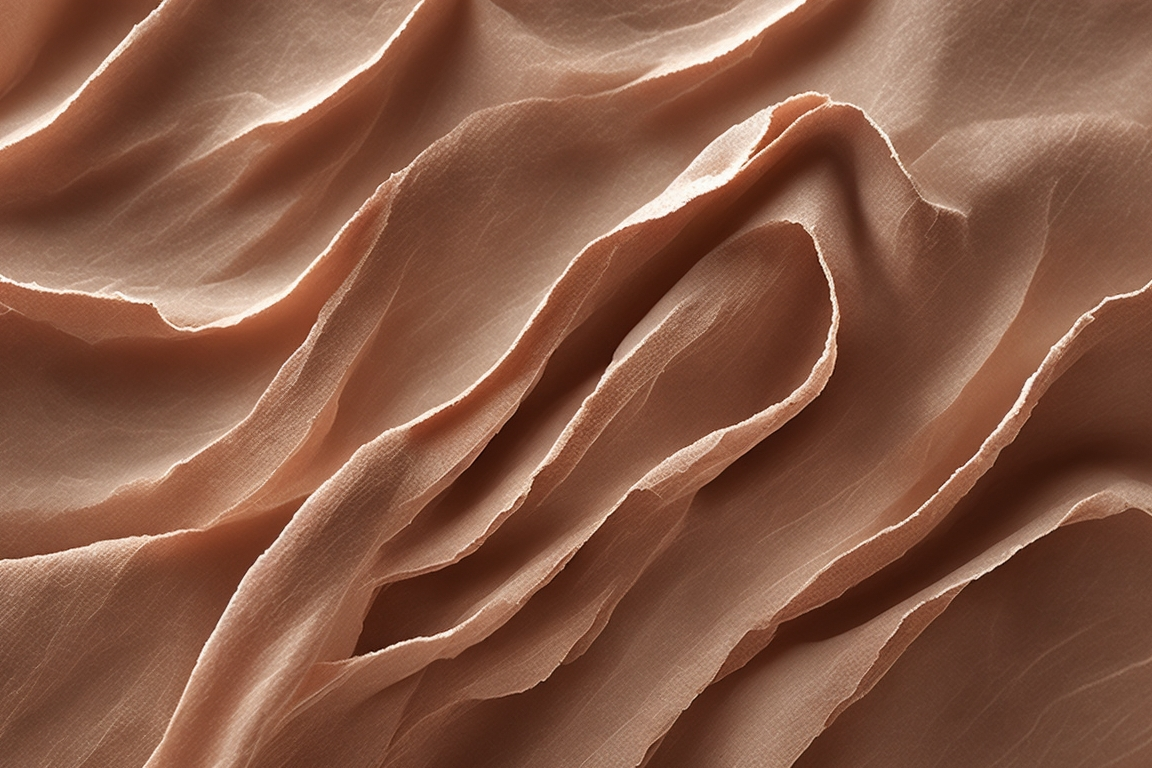
#> input picture assets/covers/texture-paper.jpg, 1152 x 768 px; its folder holds only this picture in this run
$ python make_all.py
#> lines starting #> are read from the running program, lines starting #| are printed output that depends on the picture
### tools/covers/make_cover.py
#!/usr/bin/env python3
"""Обложки статей блога в брендовом стиле AI-Traffic PRO.

Одна обложка = текстура (Leonardo) + типографика шрифтами сайта. Текст не
генерируется моделью: он рисуется детерминированно, поэтому серия из шести
статей выглядит одинаково и правится без пересборки картинки.

Примеры:
  python3 tools/covers/make_cover.py --slug crm-i-erp-raznica \\
      --title "CRM и ERP: в чём разница" --tag "CRM И АВТОМАТИЗАЦИЯ" --dry-run

  python3 tools/covers/make_cover.py --slug crm-i-erp-raznica \\
      --title "CRM и ERP: в чём разница" --tag "CRM И АВТОМАТИЗАЦИЯ" \\
      --size og --size square

Выход: public/blog/<slug>.jpg (1200×630, og:image) и
       public/blog/<slug>-square.jpg (1080×1080, соцсети).
"""
from __future__ import annotations

import argparse
import os
import sys
from pathlib import Path

try:
    from PIL import Image, ImageDraw, ImageFont, ImageFilter
except ImportError:
    print("нужен Pillow: python3 -m pip install Pillow", file=sys.stderr)
    raise SystemExit(2)

ROOT = Path(__file__).resolve().parents[2]
FONTS = ROOT / "assets" / "fonts"
DEFAULT_TEXTURE = ROOT / "assets" / "covers" / "texture-paper.jpg"

# Палитра сайта (src/styles/global.css): stone-900 #18181b, terracotta-500
# #ea580c, terracotta-700 #c2410c. Раньше обложки жили на приглушённом
# кирпичном #b85c38 — он не совпадал с кнопками сайта и выглядел пыльно.
IVORY = (247, 243, 238)
INK = (24, 24, 27)
TERRACOTTA = (194, 65, 12)
ACCENT = (234, 88, 12)
MUTED = (122, 114, 105)

SIZES = {
    "og": (1200, 630),
    "square": (1080, 1080),
    "dzen": (1200, 800),
}


def font(path: Path, size: int, weight: str | None = None) -> ImageFont.FreeTypeFont:
    if not path.exists():
        raise SystemExit(f"нет шрифта: {path}")
    f = ImageFont.truetype(str(path), size)
    if weight:
        try:
            f.set_variation_by_name(weight)
        except Exception:
            pass
    return f


def fit_cover(img: Image.Image, size: tuple[int, int]) -> Image.Image:
    tw, th = size
    ratio = max(tw / img.width, th / img.height)
    resized = img.resize((round(img.width * ratio), round(img.height * ratio)), Image.LANCZOS)
    left = (resized.width - tw) // 2
    top = (resized.height - th) // 2
    return resized.crop((left, top, left + tw, top + th))


# [147 lines left out: functions tracked, wrap, fit_title, _paper, _poster, not called in this run]


def _accent(size_name: str, title: str, tag: str, date: str, texture: Path, out: Path) -> Path:
    """Светлый фон + крупный терракотовый блок: цвет сайта работает пятном.

    Деталей на обложке ровно две — имя и заголовок. Рубрика, дата и адрес
    сайта убраны: в ленте они не читаются, а место занимают. Рубрика и дата
    живут в тексте поста, адрес — в кнопке под ним.
    """
    w, h = SIZES[size_name]
    canvas = Image.new("RGB", (w, h), IVORY)

    if texture.exists():
        tex = Image.open(texture).convert("RGB")
        tex = fit_cover(tex, (w, h)).filter(ImageFilter.GaussianBlur(0.4))
        canvas = Image.blend(tex, Image.new("RGB", (w, h), IVORY), 0.90)

    draw = ImageDraw.Draw(canvas)
    pad = round(w * 0.075)

    # Блок цвета: справа у «широких» размеров, снизу у квадрата.
    if size_name == "square":
        band = [0, round(h * 0.76), w, h]
    else:
        band = [round(w * 0.70), 0, w, h]
    draw.rectangle(band, fill=ACCENT)

    # Имя и терракотовая линия под ним — единственная «марка» обложки.
    brand = font(FONTS / "JetBrainsMono.ttf", max(24, round(w * 0.028)), "Bold")
    brand_end = tracked(draw, (pad, pad), "AI-TRAFFIC-PRO", brand, INK,
                        spacing=max(2, round(w * 0.004)))
    # Линия идёт до правого края: это не подчёркивание слова, а «горизонт»,
    # отбивающий марку от заголовка. На терракотовой плашке она меняет цвет
    # на бежевый — иначе оранжевое на оранжевом исчезает.
    line_y = pad + round(brand.size * 1.42)
    line_w = max(6, round(h * 0.0085))
    band_x = band[0] if band[0] > 0 else w
    draw.line([(pad, line_y), (band_x, line_y)], fill=ACCENT, width=line_w)
    if band_x < w:
        draw.line([(band_x, line_y), (w, line_y)], fill=IVORY, width=line_w)

    # Заголовок — главный объект: 0.52 ширины оставляет воздух до плашки.
    box_w = round(w * (0.52 if size_name != "square" else 0.85))
    fnt, lines, size = fit_title(draw, title, box_w, 4,
                                 start=round(w * 0.105), floor=round(w * 0.058))
    y = round(h * 0.34) if size_name != "square" else round(h * 0.36)
    for line in lines:
        draw.text((pad, y), line, font=fnt, fill=INK)
        y += round(size * 1.1)

    return _save(canvas, out)


# [61 lines left out: functions _figure, _save, not called in this run]


STYLE_BUILDERS = {
    "paper": _paper,
    "poster": _poster,
    "accent": _accent,
    "figure": _figure,
}


def build(size_name: str, title: str, tag: str, date: str, texture: Path, out: Path,
          style: str = "paper", figure: str = "") -> Path:
    builder = STYLE_BUILDERS.get(style)
    if builder is None:
        raise SystemExit(f"неизвестный стиль: {style} (есть: {', '.join(STYLE_BUILDERS)})")
    if style == "figure":
        return builder(size_name, title, tag, date, texture, out, figure)
    return builder(size_name, title, tag, date, texture, out)


# [36 lines left out: function main, not called in this run]


# [2 lines that do not run on import are left out]

### tools/covers/make_all.py
#!/usr/bin/env python3
"""Пересобирает все обложки блога в стиле `accent` (светлый фон + плашка цвета).

Зачем отдельный файл: обложки нужны парами (og 1200×630 и квадрат 1080×1080),
и собирать их руками по одной — гарантированная рассинхронизация через месяц.
Здесь один список: слаг, короткий заголовок на обложку, рубрика.

Заголовок на обложке — не `title` статьи: в ленте читается 3–5 слов, всё
длиннее превращается в серую полосу.

Примеры:
  python3 tools/covers/make_all.py --dry-run       # показать план
  python3 tools/covers/make_all.py                 # пересобрать всё
  python3 tools/covers/make_all.py --only lending-ili-sayt
"""
from __future__ import annotations

import argparse
import sys
from pathlib import Path

from make_cover import DEFAULT_TEXTURE, ROOT, SIZES, build

STYLE = "accent"

OUT_DIR = ROOT / "public" / "blog"

# слаг: (заголовок на обложке, рубрика)
COVERS: dict[str, tuple[str, str]] = {
    "crm-i-erp-raznica": ("CRM и ERP: разница", "CRM И АВТОМАТИЗАЦИЯ"),
    "geo-prodvizhenie-checklist": ("GEO-продвижение: чек-лист", "SEO И GEO"),
    "kak-nachat-prodavat-na-marketpleysah": ("Старт на маркетплейсах", "E-COMMERCE"),
    "kak-schitat-okupaemost-reklamy": ("Окупаемость рекламы", "РЕКЛАМА"),
    "kak-sostavit-brif-na-prodvizhenie": ("Бриф на продвижение", "КЛИЕНТЫ"),
    "kak-vybrat-kanal-prodvizheniya": ("Как выбрать канал", "КЛИЕНТЫ"),
    "kontent-plan-dlya-sotssetey": ("Контент-план для соцсетей", "СОЦСЕТИ"),
    "lending-ili-sayt": ("Лендинг или сайт", "САЙТЫ"),
    "mediaplan-i-kontent-plan-raznica": ("Медиаплан и контент-план", "РЕКЛАМА"),
    "voronka-prodazh-kak-postroit": ("Воронка продаж", "ПРОДАЖИ"),
    "zayavki-teryayutsya": ("Заявки теряются", "CRM"),
    "geo-optimizaciya-chto-eto": ("GEO-оптимизация: что это", "SEO И GEO"),
}


def main() -> int:
    ap = argparse.ArgumentParser(
        description="Пересобрать обложки блога в стиле accent (og + square).",
        epilog="Пример: python3 tools/covers/make_all.py --only lending-ili-sayt",
    )
    ap.add_argument("--only", help="один слаг вместо всех")
    ap.add_argument("--dry-run", action="store_true", help="показать план и выйти")
    args = ap.parse_args()

    items = {args.only: COVERS[args.only]} if args.only else COVERS
    if args.only and args.only not in COVERS:
        print(f"нет такого слага: {args.only}", file=sys.stderr)
        return 2

    for slug, (title, tag) in items.items():
        for size in ("og", "square"):
            name = f"{slug}.jpg" if size == "og" else f"{slug}-square.jpg"
            out = OUT_DIR / name
            plan = f"{SIZES[size][0]}×{SIZES[size][1]}  {out.relative_to(ROOT)}  «{title}»"
            if args.dry_run:
                print("сделал бы:", plan)
                continue
            print(build(size, title, tag, "", DEFAULT_TEXTURE, out, style=STYLE))
#> this loop made 1 pass
#> pass 1, in _accent, `canvas = Image.new("RGB", (w, h), IVORY)`:
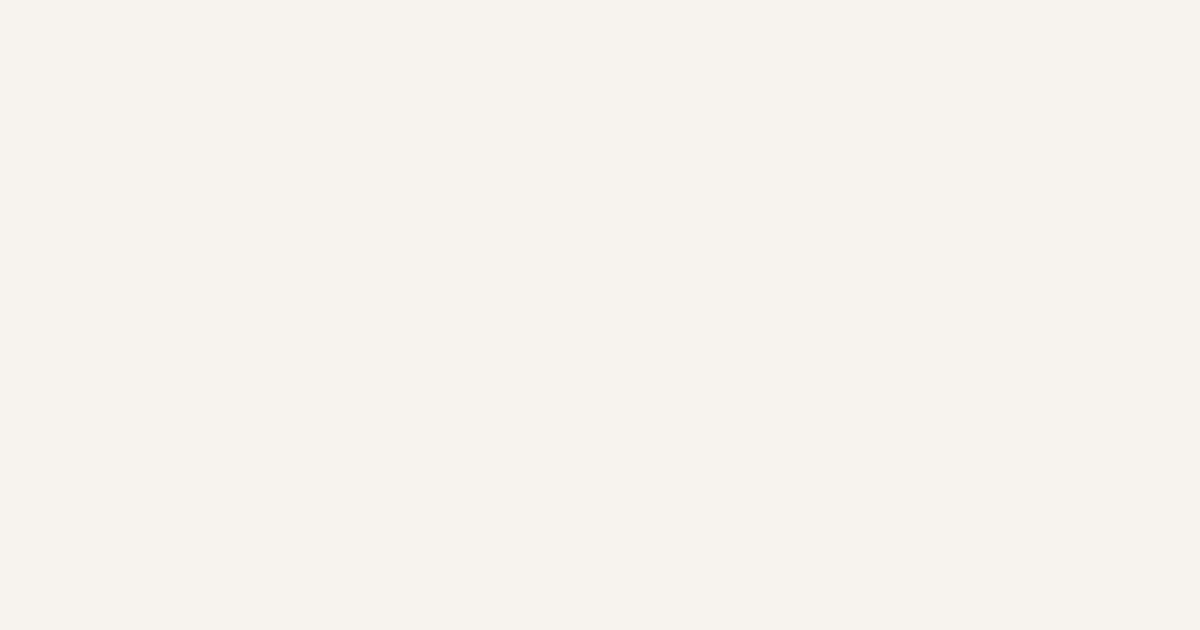
#> canvas: PIL image 1200x630 RGB; mean R, G, B 247, 243, 238
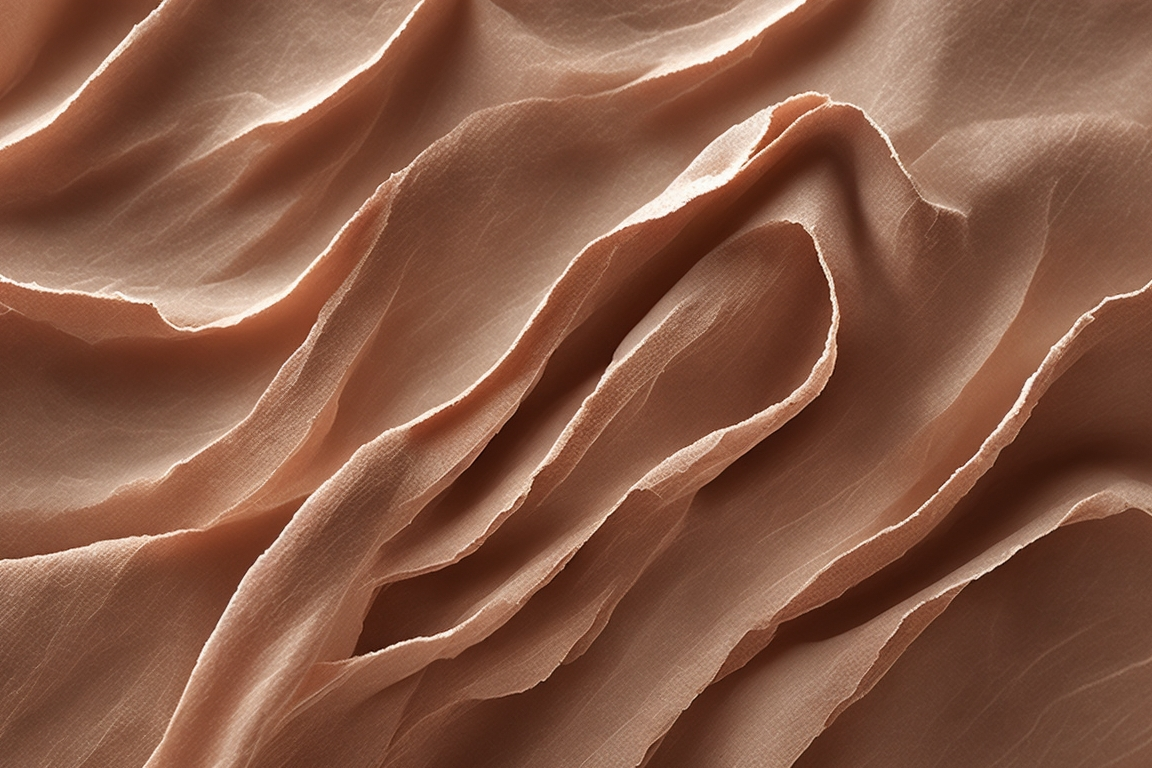
#> input picture assets/covers/texture-paper.jpg, 1152 x 768 px
#> pass 1, in _accent, `tex = fit_cover(tex, (w, h)).filter(ImageFilter.GaussianBlur(0.4))`:
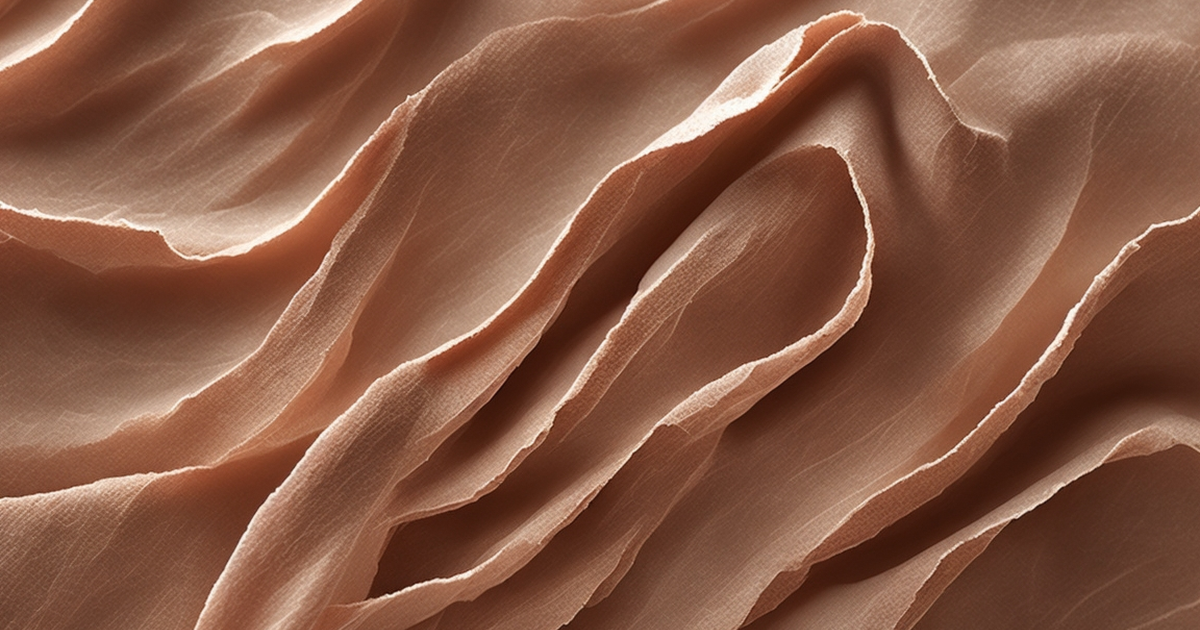
#> tex: PIL image 1200x630 RGB; mean R, G, B 133.4, 88.2, 67.9
#> pass 1, in _accent, `canvas = Image.blend(tex, Image.new("RGB", (w, h), IVORY), 0.90)`:
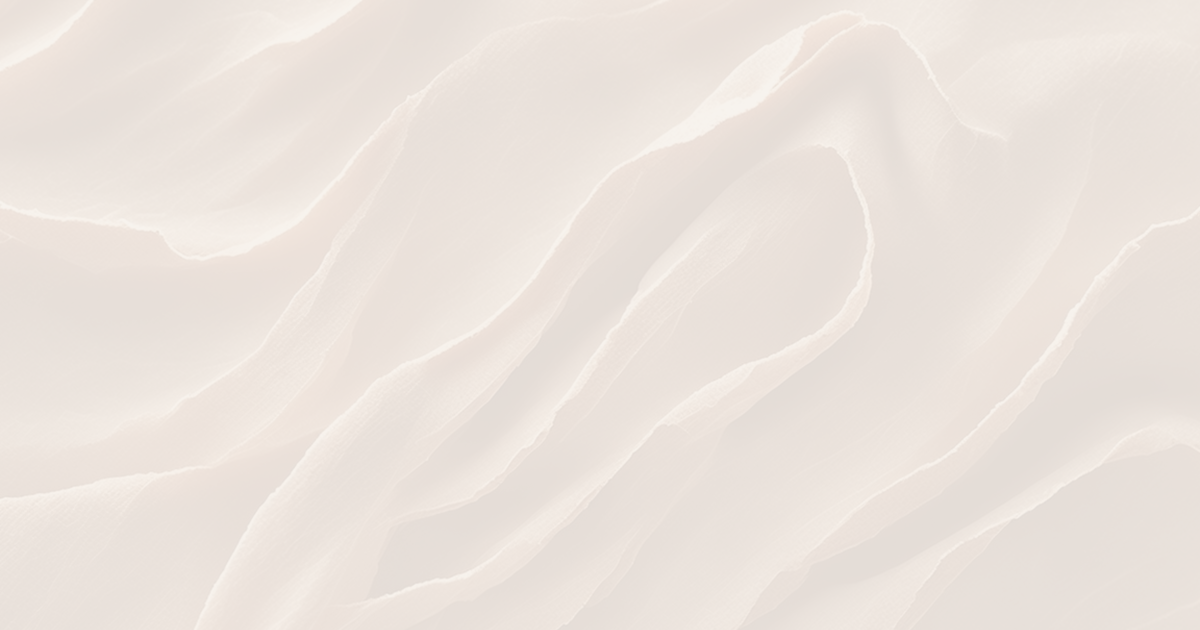
#> canvas: PIL image 1200x630 RGB; mean R, G, B 235.2, 227.1, 220.5

    return 0


if __name__ == "__main__":
#> (the run stopped early here; a loop or call above may not have finished)
